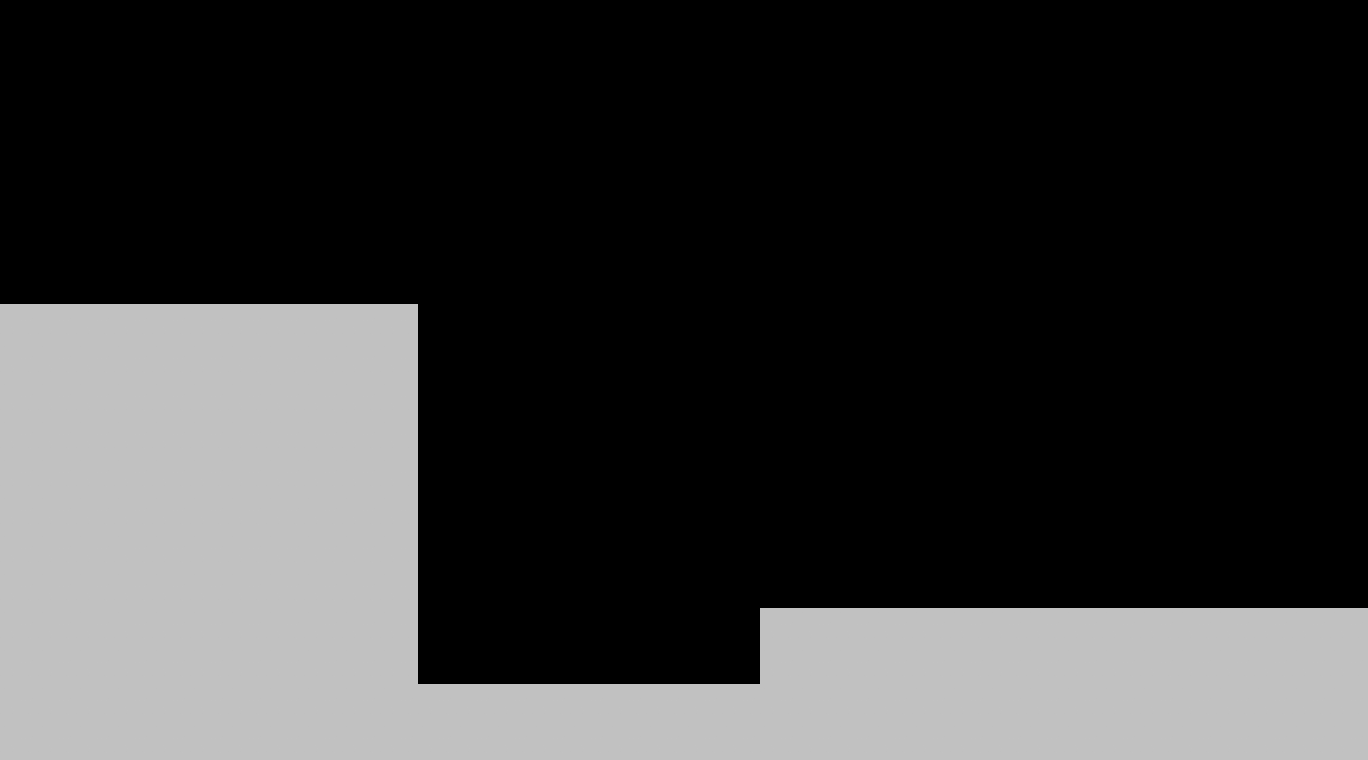

A level layout from a 2D game, rendered from its tile map. Below: a short description, then the map file with tile-grid data replaced by summaries:
An orthogonal 36x20 tile map with 38x38 px tiles, 1 tile layer (barrage) and 5 objects (3x object, 2x ball).

<map version="1.0" orientation="orthogonal" renderorder="right-down" width="36" height="20" tilewidth="38" tileheight="38" nextobjectid="7">
 <tileset firstgid="1" name="base" tilewidth="38" tileheight="38" tilecount="1">
  <image source="tileset_38x38.png" width="38" height="38" />
 </tileset>
 <layer name="barrage" width="36" height="20">
  <data>[720 cells, 214 non-empty, 1 distinct tile ids]</data>
 </layer>
 <objectgroup name="braindots">
  <object id="2" name="ballA" type="ball" x="322.667" y="280.333">
   <properties>
    <property name="autocreate" value="false" />
   </properties>
  </object>
  <object id="3" name="ballB" type="ball" x="893.337" y="584.333">
   <properties>
    <property name="autocreate" value="false" />
   </properties>
  </object>
  <object id="4" name="ground" type="object" x="2.66667" y="686.667" width="1364" height="72">
   <properties>
    <property name="autocreate" value="true" />
   </properties>
  </object>
  <object id="5" name="ground1" type="object" x="1.33333" y="306.667" width="416" height="378.667">
   <properties>
    <property name="autocreate" value="true" />
   </properties>
  </object>
  <object id="6" name="ground2" type="object" x="760" y="610.667" width="609.333" height="73.3333">
   <properties>
    <property name="autocreate" value="true" />
   </properties>
  </object>
 </objectgroup>
</map>
